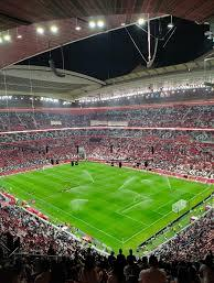
#> input picture PlayGroundDetection/assets/playground1.png, 214 x 283 px
$ python waterColoring.py
#> lines starting #> are read from the running program, lines starting #| are printed output that depends on the picture
"""
Image Processing Example with openCV
Water Coloring

"""

import cv2 as cv
import numpy as np


def reduceValHSV(val, factor):
    return factor * (val // factor)


def reduceColorsHSV(img, factor):
    hsv_img = cv.cvtColor(img, cv.COLOR_BGR2HSV)
    h, s, v = cv.split(hsv_img)
    cv.imshow('h image', h)


    size = img.shape
    for i in range(size[0]):
        for j in range(size[1]):
            h[i, j] = reduceValHSV(h[i, j], factor)
            s[i, j] = int(s[i, j] * 0.75)
            v[i, j] = min(int(v[i, j] * 1.5), 255)

    hsv_img = cv.merge([h, s, v])
    rgb_img = cv.cvtColor(hsv_img, cv.COLOR_HSV2BGR)
    return rgb_img


def generate_edges(img):
    grey_img = cv.cvtColor(img, cv.COLOR_BGR2GRAY)
    return cv.Canny(grey_img, 10, 120)


# ------------------------------------
img = cv.imread('./PlayGroundDetection/assets/playground1.png', cv.IMREAD_COLOR)
#> img is the input picture: shape (283, 214, 3); mean B, G, R 68.3, 96.1, 90.1
cv.imshow('input', img)

size = img.shape
#> size = (283, 214, 3)
print(size)
#| (283, 214, 3)

kernel = np.ones((5, 5), np.float32)/25
smoothed_img = cv.filter2D(img, -1, kernel)

edge_img = generate_edges(smoothed_img)
#> in generate_edges, `grey_img = cv.cvtColor(img, cv.COLOR_BGR2GRAY)`:
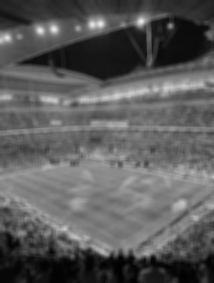
#> grey_img: shape (283, 214); min 1, max 234, mean 91.2
#> in generate_edges, `return cv.Canny(grey_img, 10, 120)`:
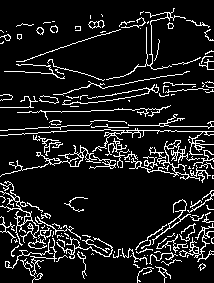
#> returned value: shape (283, 214); 11.2% white in thin lines or dots
# cv.imshow('edge image', edge_img)

reduced_color_img = reduceColorsHSV(smoothed_img, 10);
#> in reduceColorsHSV, `hsv_img = cv.cvtColor(img, cv.COLOR_BGR2HSV)`: hsv_img: shape (283, 214, 3); mean H, S, V 60, 82.2, 104.6
#> in reduceColorsHSV, `h, s, v = cv.split(hsv_img)`:
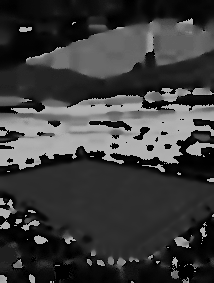
#> h: shape (283, 214); min 0, max 179, mean 60
#> in reduceColorsHSV, `h, s, v = cv.split(hsv_img)`:
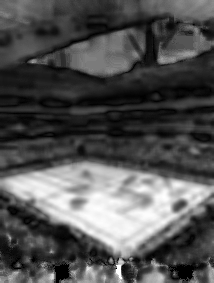
#> s: shape (283, 214); min 0, max 255, mean 82.2
#> after the loop in reduceColorsHSV, `for i in range(size[0]):`:
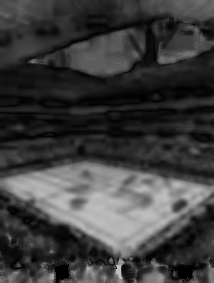
#> s: shape (283, 214); min 0, max 191, mean 61.3
#> after the loop in reduceColorsHSV, `for i in range(size[0]):`:
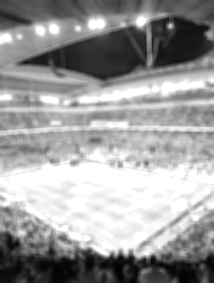
#> v: shape (283, 214); min 1, max 255, mean 155.3
#> in reduceColorsHSV, `hsv_img = cv.merge([h, s, v])`: hsv_img: shape (283, 214, 3); mean H, S, V 55.6, 61.3, 155.3
# cv.imshow('reduced colors', reduced_color_img)

for i in range(size[0]):
    for j in range(size[1]):
        if edge_img[i, j] != 0:
            reduced_color_img[i, j][0] = 0
            reduced_color_img[i, j][1] = 0
            reduced_color_img[i, j][2] = 0
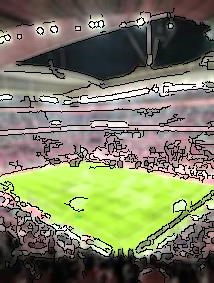
#> reduced_color_img: shape (283, 214, 3); mean B, G, R 99.2, 127.3, 125.8

cv.imshow('water color image', reduced_color_img)


cv.waitKey(0)

$ run again, with PlayGroundDetection/assets/playground2.png copied over PlayGroundDetection/assets/playground1.png
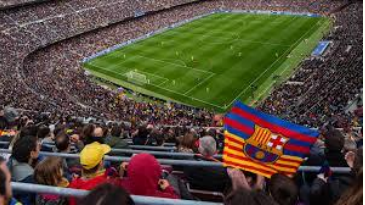
#> input picture PlayGroundDetection/assets/playground2.png, 365 x 205 px
#> img is the input picture: shape (205, 365, 3); mean B, G, R 58.9, 74.1, 84
#| (205, 365, 3)
#> in generate_edges, `return cv.Canny(grey_img, 10, 120)`:
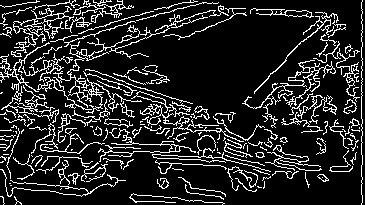
#> returned value: shape (205, 365); 15% white in thin lines or dots
#> after the loop `for i in range(size[0]):`:
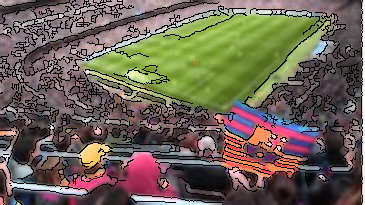
#> reduced_color_img: shape (205, 365, 3); mean B, G, R 84, 97.4, 108
